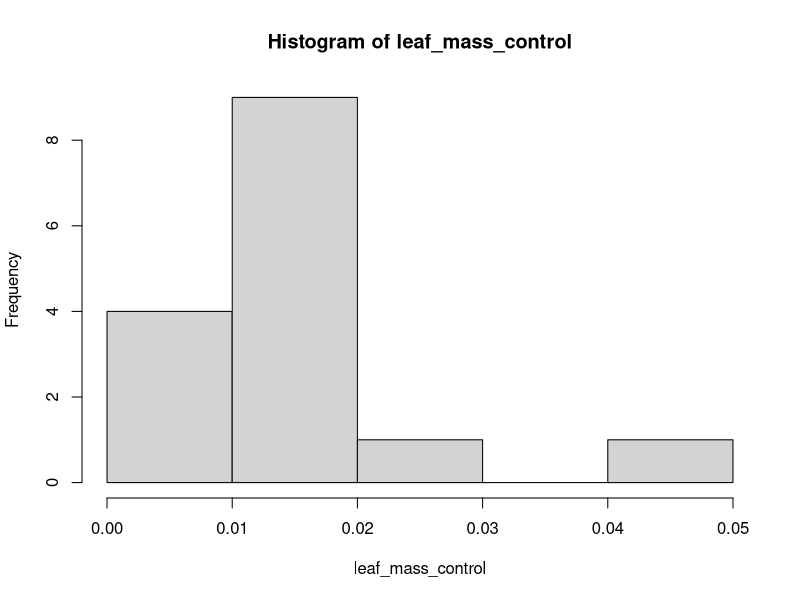

Source code (R): (Note: this script raises an error after producing the figure.)
install.packages("readxl")
library(readxl)

MeteoData=read_excel('FunEco-OUTSIDE.xlsx')
MeteoData

MeasureCampaign = read_excel('Measurement Campaign.xlsx')
MeasureCampaign

biomass = read_excel('data_masse_and_area.xlsx')
biomass

# Control PC Leaf mass (C1l, C2l, C3l, C4l, C5l) [g]
C1_PC_leaf_mass<-as.numeric(unlist(c(biomass[c(3,4,5,6,7), 3])[1]))
C1_PC_root_mass<-as.numeric(unlist(c(biomass[c(3,4,5,6,7), 2])[1]))
C2_PC_leaf_mass<-as.numeric(unlist(c(biomass[c(3,4,5,6,7), 7])[1]))
C2_PC_root_mass<-as.numeric(unlist(c(biomass[c(3,4,5,6,7), 6])[1]))
C3_PC_leaf_mass<-as.numeric(unlist(c(biomass[c(3,4,5,6,7), 11])[1]))
C3_PC_root_mass<-as.numeric(unlist(c(biomass[c(3,4,5,6,7), 10])[1]))

# Control PC Leaf + Root mass (C1lr, C2lr, C3lr, C4lr, C5lr) [g]

C1_PC_leaf_root_mass<- C1_PC_leaf_mass + C1_PC_root_mass
C2_PC_leaf_root_mass<- C2_PC_leaf_mass + C2_PC_root_mass
C3_PC_leaf_root_mass<- C3_PC_leaf_mass + C3_PC_root_mass

Control_total_mass <- c(C1_PC_leaf_root_mass, C2_PC_leaf_root_mass, C3_PC_leaf_root_mass)

# Test PC Leaf mass (T1l, T2l, T3l, T4l, T5l)[g]

T1_PC_leaf_mass<-as.numeric(unlist(c(biomass[c(3,4,5,6,7), 15])[1]))
T1_PC_root_mass<-as.numeric(unlist(c(biomass[c(3,4,5,6,7), 14])[1]))
T2_PC_leaf_mass<-as.numeric(unlist(c(biomass[c(3,4,5,6,7), 19])[1]))
T2_PC_root_mass<-as.numeric(unlist(c(biomass[c(3,4,5,6,7), 18])[1]))
T3_PC_leaf_mass<-as.numeric(unlist(c(biomass[c(3,4,5,6,7), 23])[1]))
T3_PC_root_mass<-as.numeric(unlist(c(biomass[c(3,4,5,6,7), 22])[1]))
# Test PC Leaf + Root mass (T1lr, T2lr, T3lr, T4lr, T5lr)[g]

T1_PC_leaf_roots_mass<-T1_PC_leaf_mass + T1_PC_root_mass
T2_PC_leaf_roots_mass<-T2_PC_leaf_mass + T2_PC_root_mass
T3_PC_leaf_roots_mass<-T3_PC_leaf_mass + T3_PC_root_mass

Test_total_mass <- c(T1_PC_leaf_roots_mass, T2_PC_leaf_roots_mass, T3_PC_leaf_roots_mass)

# distribution of leaf mass control 
leaf_mass_control <- c(C1_PC_leaf_mass, C2_PC_leaf_mass, C3_PC_leaf_mass)
hist(leaf_mass_control)


#  distribution of leaf mass, test
outlayer_removed <- as.numeric(unlist(c(biomass[c(4,5,6,7), 23])[1]))
leaf_mass_test_total <- c(T1_PC_leaf_mass, T2_PC_leaf_mass, T3_PC_leaf_mass)
leaf_mass_test_removed_outliers <- c(T1_PC_leaf_mass, T2_PC_leaf_mass, outlayer_removed)
leaf_mass_test_removed_outliers[15] <- 0
leaf_mass_test_removed_outliers
hist(leaf_mass_test)

# checking for normal distribution 
shapiro.test(leaf_mass_test_removed_outliers)


# t-test total mass
t.test(Test_total_mass, Control_total_mass)



# creating df to compare tests and controls
leaf.mass.control.1 <-leaf_mass_control
leaf.mass.test.1 <- leaf_mass_test_total
df <- data.frame(leaf.mass.control.1, leaf.mass.test.1)

detach(df)
library(psych)
attach(df)
describeBy(df)
detach(df)

#t-test leaf_mass
t.test(leaf_mass_control, leaf_mass_test_total)

#t-test 
